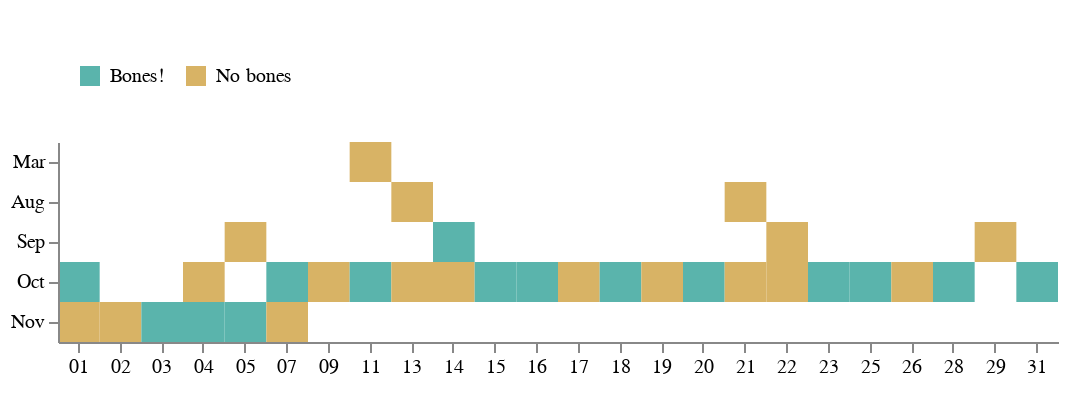

Notebook code cell kept with this figure:
### Markdown cell above
### Plot Noodle's days on a calendar

### Code cell
heatmap = (
    alt.Chart(df, title=" ")
    .mark_rect()
    .encode(
        x=alt.X("date(date):O", title=" "),
        y=alt.Y("month(date):O", title=""),
        color=alt.Color(
            "bones_nobones",
            title="",
            scale=alt.Scale(
                domain=["Bones!", "No bones"], range=["#5ab4ac", "#d8b365"]
            ),
        ),
        tooltip=[
            alt.Tooltip("monthdate(date):T", title="Date"),
            alt.Tooltip("bones_nobones", title="Tweets"),
        ],
    )
    .properties(width=500, height=100)
)

heatmap.configure_legend(orient="top", padding=10).configure_view(strokeOpacity=0)

### Figure 1 — Vega-Lite specification as saved in the notebook (floating-point values rounded to 4 significant figures)
{"config": {"view": {"continuousWidth": 400, "continuousHeight": 300, "strokeOpacity": 0}, "legend": {"orient": "top", "padding": 10}}, "data": {"name": "data-392c663bcdaf87983f4986d02d54954c"}, "mark": "rect", "encoding": {"color": {"type": "nominal", "field": "bones_nobones", "scale": {"domain": ["Bones!", "No bones"], "range": ["#5ab4ac", "#d8b365"]}, "title": ""}, "tooltip": [{"type": "temporal", "field": "date", "timeUnit": "monthdate", "title": "Date"}, {"type": "nominal", "field": "bones_nobones", "title": "Tweets"}], "x": {"type": "ordinal", "field": "date", "timeUnit": "date", "title": " "}, "y": {"type": "ordinal", "field": "date", "timeUnit": "month", "title": ""}}, "height": 100, "title": " ", "width": 500, "$schema": "https://vega.github.io/schema/vega-lite/v4.8.1.json", "datasets": {"data-392c663bcdaf87983f4986d02d54954c": [{"date": "2021-03-11T00:00:00", "bones_nobones": "No bones", "weekday": "Thursday", "month": "March", "weekend": false}, {"date": "2021-08-13T00:00:00", "bones_nobones": "No bones", "weekday": "Friday", "month": "August", "weekend": false}, {"date": "2021-08-21T00:00:00", "bones_nobones": "No bones", "weekday": "Saturday", "month": "August", "weekend": true}, {"date": "2021-09-05T00:00:00", "bones_nobones": "No bones", "weekday": "Sunday", "month": "September", "weekend": true}, {"date": "2021-09-14T00:00:00", "bones_nobones": "Bones!", "weekday": "Tuesday", "month": "September", "weekend": false}, {"date": "2021-09-22T00:00:00", "bones_nobones": "No bones", "weekday": "Wednesday", "month": "September", "weekend": false}, {"date": "2021-09-29T00:00:00", "bones_nobones": "No bones", "weekday": "Wednesday", "month": "September", "weekend": false}, {"date": "2021-10-01T00:00:00", "bones_nobones": "Bones!", "weekday": "Friday", "month": "October", "weekend": false}, {"date": "2021-10-04T00:00:00", "bones_nobones": "No bones", "weekday": "Monday", "month": "October", "weekend": false}, {"date": "2021-10-07T00:00:00", "bones_nobones": "Bones!", "weekday": "Thursday", "month": "October", "weekend": false}, {"date": "2021-10-09T00:00:00", "bones_nobones": "No bones", "weekday": "Saturday", "month": "October", "weekend": true}, {"date": "2021-10-11T00:00:00", "bones_nobones": "Bones!", "weekday": "Monday", "month": "October", "weekend": false}, {"date": "2021-10-13T00:00:00", "bones_nobones": "No bones", "weekday": "Wednesday", "month": "October", "weekend": false}, {"date": "2021-10-14T00:00:00", "bones_nobones": "No bones", "weekday": "Thursday", "month": "October", "weekend": false}, {"date": "2021-10-15T00:00:00", "bones_nobones": "Bones!", "weekday": "Friday", "month": "October", "weekend": false}, {"date": "2021-10-16T00:00:00", "bones_nobones": "Bones!", "weekday": "Saturday", "month": "October", "weekend": true}, {"date": "2021-10-17T00:00:00", "bones_nobones": "No bones", "weekday": "Sunday", "month": "October", "weekend": true}, {"date": "2021-10-18T00:00:00", "bones_nobones": "Bones!", "weekday": "Monday", "month": "October", "weekend": false}, {"date": "2021-10-19T00:00:00", "bones_nobones": "No bones", "weekday": "Tuesday", "month": "October", "weekend": false}, {"date": "2021-10-20T00:00:00", "bones_nobones": "Bones!", "weekday": "Wednesday", "month": "October", "weekend": false}, {"date": "2021-10-21T00:00:00", "bones_nobones": "No bones", "weekday": "Thursday", "month": "October", "weekend": false}, {"date": "2021-10-22T00:00:00", "bones_nobones": "No bones", "weekday": "Friday", "month": "October", "weekend": false}, {"date": "2021-10-23T00:00:00", "bones_nobones": "Bones!", "weekday": "Saturday", "month": "October", "weekend": true}, {"date": "2021-10-25T00:00:00", "bones_nobones": "Bones!", "weekday": "Monday", "month": "October", "weekend": false}, {"date": "2021-10-26T00:00:00", "bones_nobones": "No bones", "weekday": "Tuesday", "month": "October", "weekend": false}, {"date": "2021-10-28T00:00:00", "bones_nobones": "Bones!", "weekday": "Thursday", "month": "October", "weekend": false}, {"date": "2021-10-31T00:00:00", "bones_nobones": "Bones!", "weekday": "Sunday", "month": "October", "weekend": true}, {"date": "2021-11-01T00:00:00", "bones_nobones": "No bones", "weekday": "Monday", "month": "November", "weekend": false}, {"date": "2021-11-02T00:00:00", "bones_nobones": "No bones", "weekday": "Tuesday", "month": "November", "weekend": false}, {"date": "2021-11-03T00:00:00", "bones_nobones": "Bones!", "weekday": "Wednesday", "month": "November", "weekend": false}, {"date": "2021-11-04T00:00:00", "bones_nobones": "Bones!", "weekday": "Thursday", "month": "November", "weekend": false}, {"date": "2021-11-05T00:00:00", "bones_nobones": "Bones!", "weekday": "Friday", "month": "November", "weekend": false}, {"date": "2021-11-07T00:00:00", "bones_nobones": "No bones", "weekday": "Sunday", "month": "November", "weekend": true}]}}
